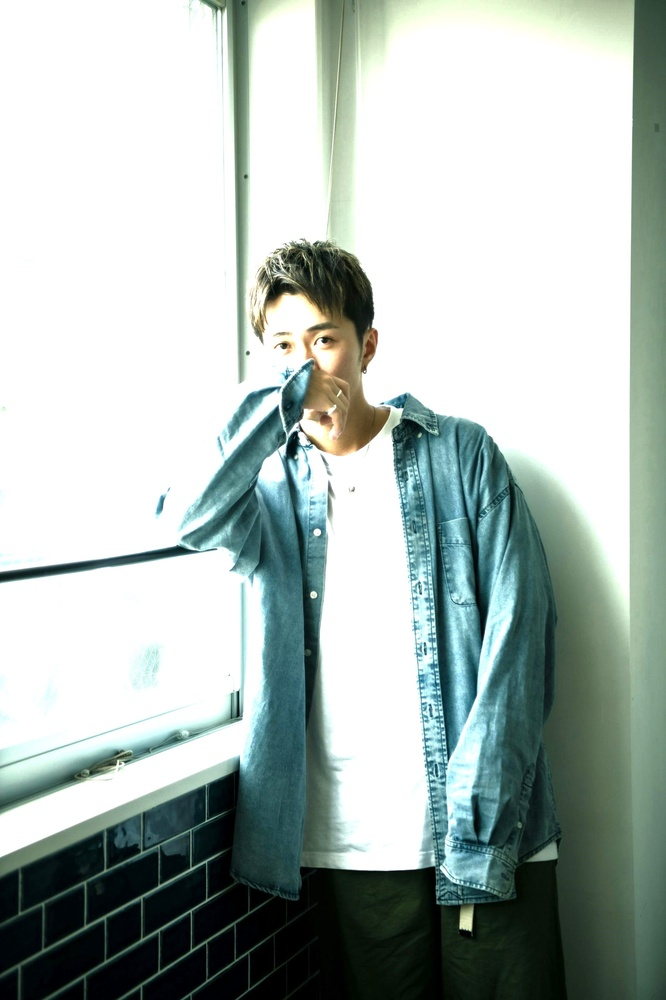
%> input picture LR3/data/3_1.jpg, 666 x 1000 px, shrunk from 1866 x 2800 before the run, given in place of 1.jpg, which was not available
$ octave LR1_6_8.m   (GNU Octave 9; MATLAB toolbox functions it lacks are replaced by stand-ins)
%> lines starting %> are read from the running program, lines starting %| are printed output that depends on the picture; pictures that were not available may be replaced by others from this repository, and a replacement may not be noted
% Завантаження зображень
image_jpeg = imread('1.jpg');
%> image_jpeg is the input picture: size 1000x666x3 uint8; mean R, G, B 172.9, 184.8, 180.3
image_png = imread('2.png');
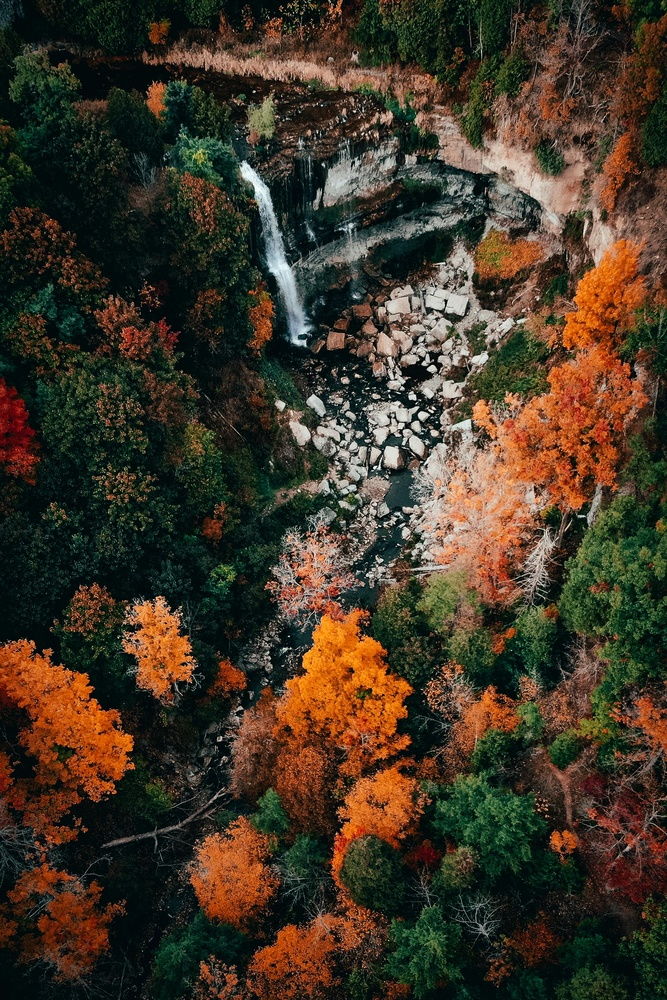
%> input picture LR3/data/2.jpg, 667 x 1000 px, shrunk from 1836 x 2754 before the run, given in place of 2.png, which was not available
%> image_png is the input picture: size 1000x667x3 uint8; mean R, G, B 66.3, 55.1, 39.6
image_tiff = imread('3.tiff');
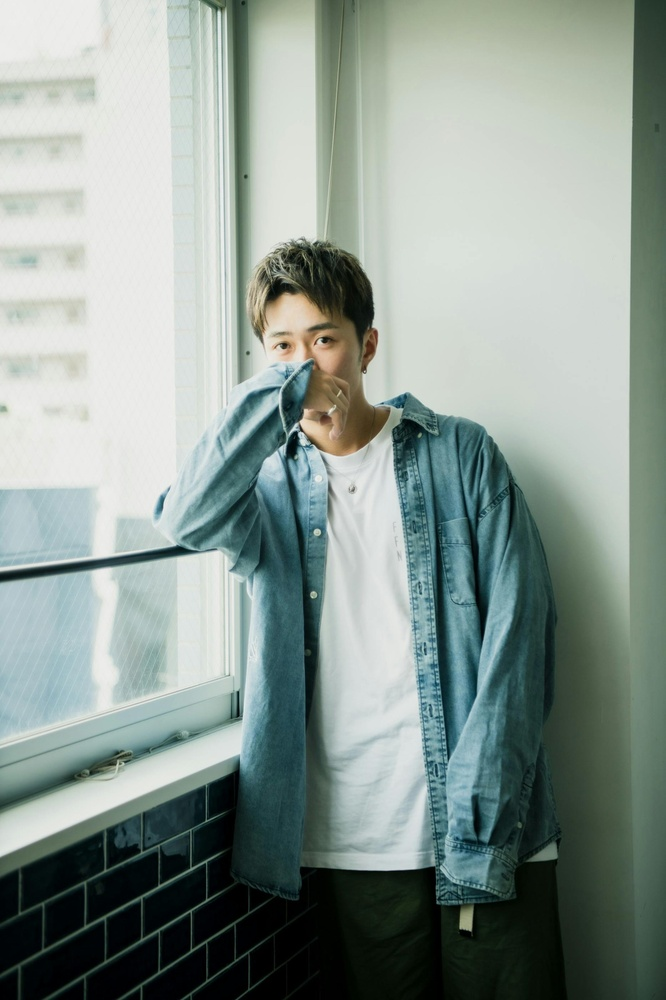
%> input picture LR3/data/3.jpg, 666 x 1000 px, shrunk from 1866 x 2800 before the run, given in place of 3.tiff, which was not available
%> image_tiff is the input picture: size 1000x666x3 uint8; mean R, G, B 138.2, 151.6, 145.3

%------------------------------Виконання контрастування для кожного каналу кольору RGB
adjusted_jpeg = zeros(size(image_jpeg));
for i = 1:3
    adjusted_jpeg(:, :, i) = imadjust(image_jpeg(:, :, i));
end

adjusted_png = zeros(size(image_png));
for i = 1:3
    adjusted_png(:, :, i) = imadjust(image_png(:, :, i));
end
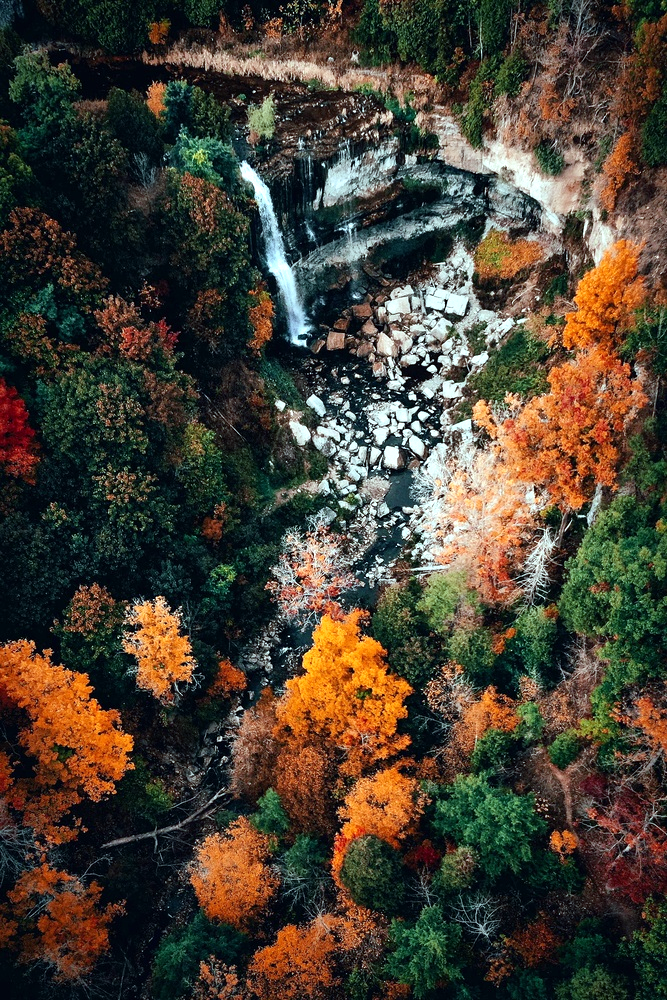
%> adjusted_png: size 1000x667x3 double; mean R, G, B 73, 65.4, 52.4

adjusted_tiff = zeros(size(image_tiff));
for i = 1:3
    adjusted_tiff(:, :, i) = imadjust(image_tiff(:, :, i));
end
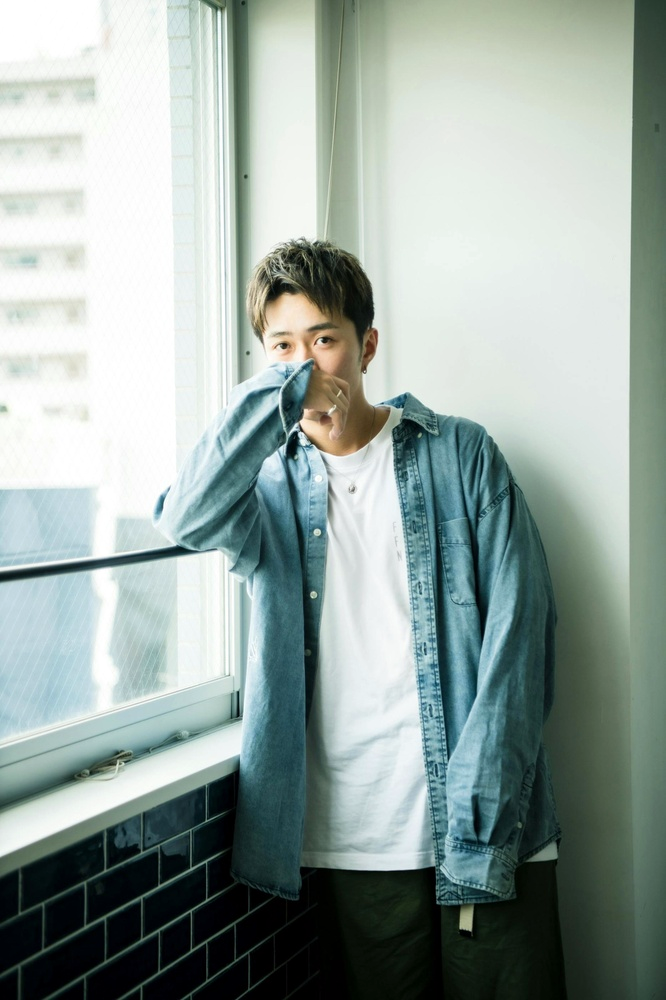
%> adjusted_tiff: size 1000x666x3 double; mean R, G, B 150, 164.1, 159.1

%------------------------------Створення негативу для зображення------------------------------------------%

negative_jpeg = imcomplement(image_jpeg);
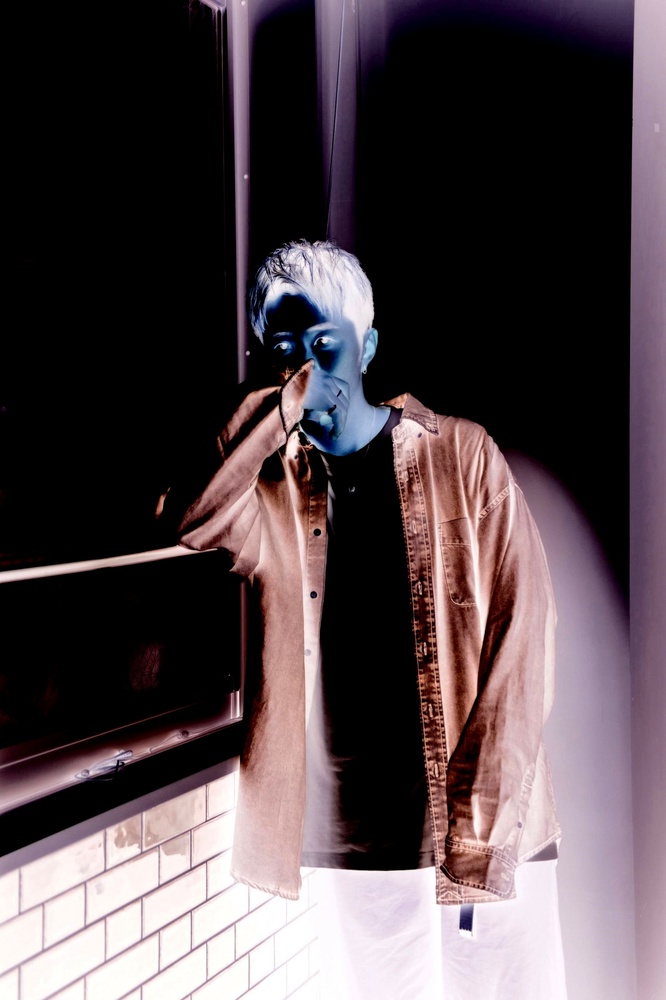
%> negative_jpeg: size 1000x666x3 uint8; mean R, G, B 82.1, 70.2, 74.7

%-----------------------Відображення оригінальних, контрастованих та негативних зображень-----------------%

figure;

subplot(2, 2, 1);
imshow(image_jpeg);
title('Оригінальне - JPEG');

subplot(2, 2, 2);
imshow(adjusted_jpeg);
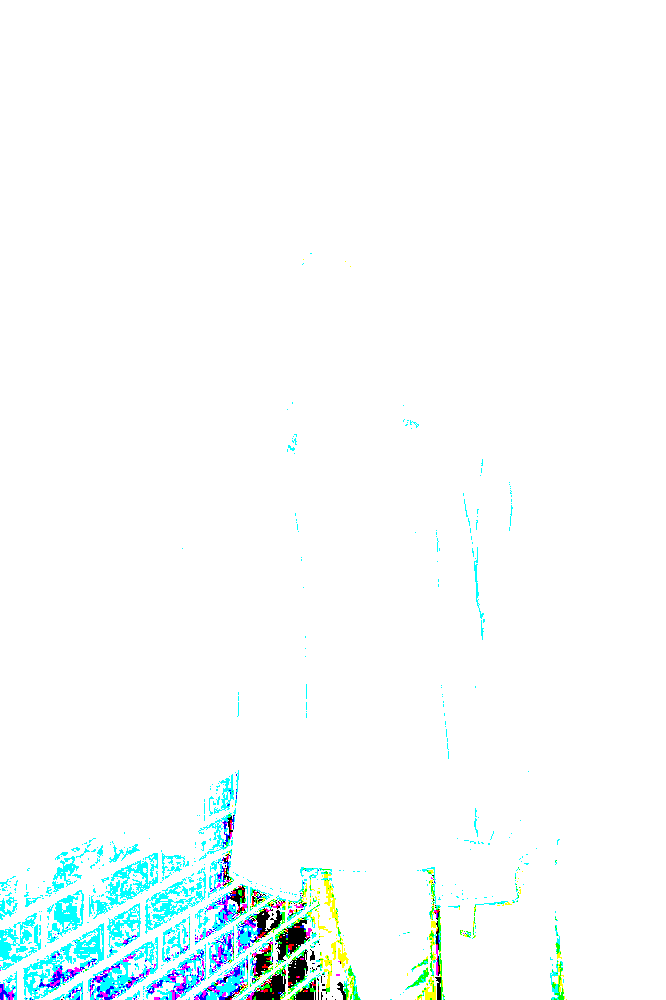
%> displayed picture: size 1000x666x3, on the screen's scale of 0 to 255; mean R, G, B 246.8, 252.4, 252.4
title('Контрастоване - JPEG');

subplot(2, 2, 2);
imshow(negative_jpeg);
title('Негатив - JPEG');

subplot(2, 2, 3);
imshow(image_png);
title('Оригінальне - PNG');

subplot(2, 2, 4);
imshow(adjusted_png);
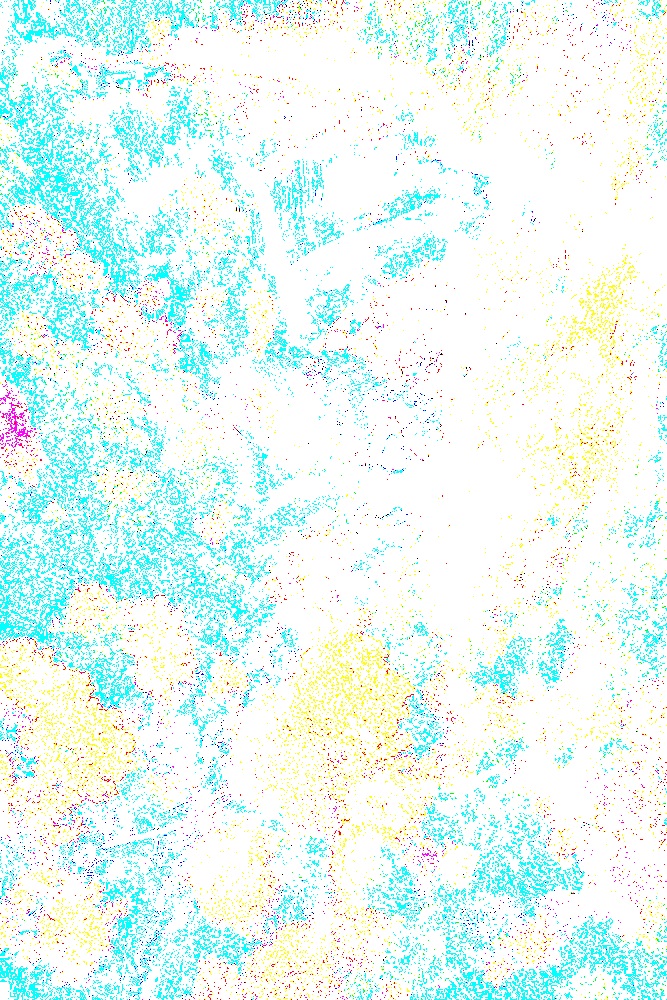
%> displayed picture: size 1000x667x3, on the screen's scale of 0 to 255; mean R, G, B 231.3, 251.7, 246.3
title('Контрастоване - PNG');
